Frame 1 (no input): blank canvas, image omitted
Frame 60 (the mouse pressed at the canvas centre just before this capture): blank canvas, image omitted
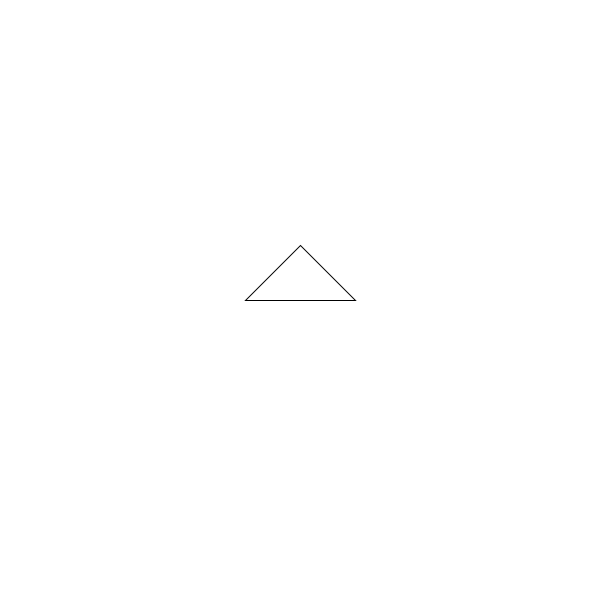
Frame 120 (the mouse held since frame 60 and released just before this capture)

The Processing sketch whose frames 1 and 60 were blank and that drew this single picture after the mouse press (run headless with seeded random() and noise(); from frame 60 on, the mouse is pressed at the canvas centre):

// Processing sketch: processing_166822
// ── processing_166822.pde

void setup(){
 size(600,600); 
}

void draw(){
 background(255);

float p1[] = {-100,0,1};
float p2[] = {0,100,1};
float p3[] = {100,0,1};

float tMatrix[][]= new float [3][3];
initMatrix(tMatrix);
Translate(tMatrix,mouseX,mouseY);
float r= map(mouseX,0,width,0,2*PI);
Rotate(tMatrix,r);
float s= map(mouseY,0,height,0.1,1);
Scale(tMatrix,s,s);

float new_p1[] = {0,0,0};
float new_p2[] = {0,0,0};
float new_p3[] = {0,0,0};
MatVec(tMatrix,p1,new_p1);
MatVec(tMatrix,p2,new_p2);
MatVec(tMatrix,p3,new_p3);

beginShape();
vertex(new_p1[0],new_p1[1]);
vertex(new_p2[0],new_p2[1]);
vertex(new_p3[0],new_p3[1]);
endShape(CLOSE);

}

// Update tMatrix (transform matrix) with
// tMatrix x transMatrix
void Translate(float[][] tMatrix, float x, float y){
    float[][] transMatrix = {{1, 0, x}, {0, 1, y}, {0, 0, 1}};
    float[][] matIn = new float[3][3];
    MatCopy(tMatrix, matIn);
    MatMult(matIn, transMatrix, tMatrix); 
}


// Update tMatrix (transform matrix) with
// tMatrix x scaleMatrix

void Scale(float[][] tMatrix, float x, float y) {
  float[][] scaleMatrix = {{x,0,0},{0,y,0},{0,0,1}};
  float[][] matIn = new float[3][3];
  MatCopy(tMatrix, matIn);
  MatMult(matIn, scaleMatrix, tMatrix);
}


// Update tMatrix (transform matrix) with
// tMatrix x rotMatrix

void Rotate(float[][] tMatrix, float r){ 
  float[][] rotMatrix = {
  {cos(r), -sin(r), 0},{sin(r), cos(r), 0},{0, 0, 1}
  };
  
  float[][] matIn = new float[3][3];
  MatCopy(tMatrix, matIn);
  MatMult(matIn, rotMatrix, tMatrix); 
}



void initMatrix(float[][] m)
{ 
  // make matrix m an identity matrix!
  for (int i=0; i<3; i++)
  {
    for (int j=0; j<3; j++)
    {
      if (i==j) m[i][j] = 1;
      else m[i][j] = 0;
    }
  }
}


void MatMult(float[][] a, float[][] b, float[][] out)
{ // matrix out = matrix a x matrix b!
  for (int i=0; i<3; i++)
  {
    for (int j=0; j<3; j++)
    {
      float sum=0;
      for (int k=0; k<3; k++) 
      {
        sum += a[i][k] * b[k][j];
      }
        out[i][j] = sum;
     }   
  }
}



void MatVec(float[][] m, float[] v, float[] out)
{ // matrix out = matrix m x vector v!
  for (int i=0; i<3; i++) 
  {
     float sum=0;
     for (int k=0; k<3; k++) 
     {
       sum += m[i][k] * v[k];
     }
  out[i] = sum;
   }
}




void MatCopy(float[][] src, float[][] dst)
{ //copy matrix src to matrix dst!
  for (int i=0;i<3; ++i){
    for (int j=0;j<3; ++j){
      dst[i][j] = src[i][j];
    }
  }
 }
